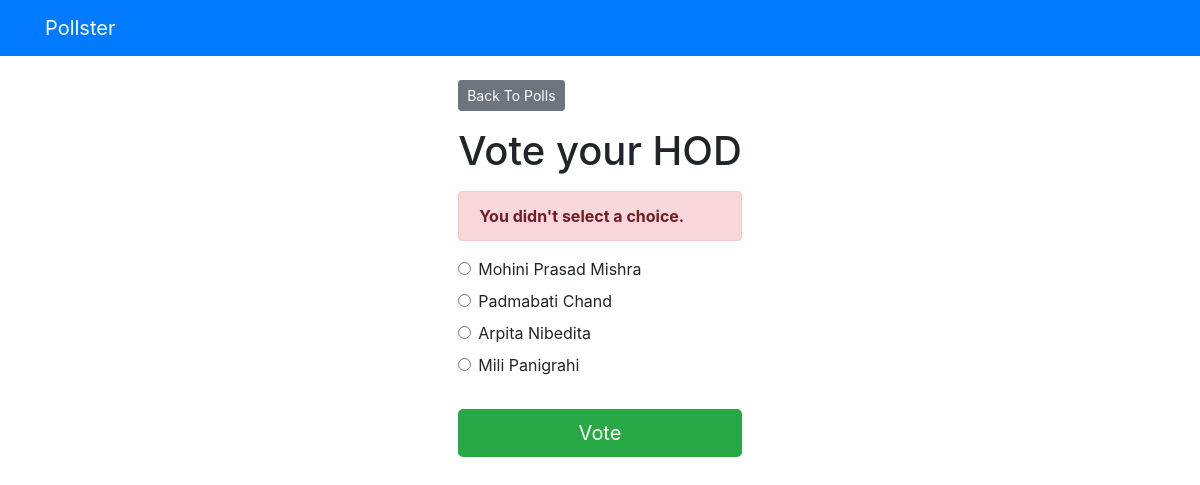
/polls/3/vote/, run on the app's committed database.
### polls/models.py (models this page shows, shortened)
class Question(models.Model):
    question_text = models.CharField(max_length=200)
    pub_date = models.DateTimeField('date published')

class Choice(models.Model):
    question = models.ForeignKey(Question, on_delete=models.CASCADE)
    choice_text = models.CharField(max_length=200)
    votes = models.IntegerField(default=0)

### polls/views.py (the view)
# urls.py: path('<int:question_id>/vote/', views.vote, name='vote'),
def vote(request, question_id):
    question = get_object_or_404(Question, pk=question_id)
    try:
        selected_choice = question.choice_set.get(pk=request.POST['choice'])
    except (KeyError, Choice.DoesNotExist):
        return render(request, 'polls/detail.html', {
            'question': question,
            'error_message': "You didn't select a choice.",
        })
    else:
        selected_choice.votes += 1
        selected_choice.save()
        return HttpResponseRedirect(reverse('polls:results', args=(question.id,)))

### templates/polls/detail.html (shortened to what this page needs)
{% extends 'base.html' %}
{% block content %}
<a class = "btn btn-secondary btn-sm mb-3" href = "{% url 'polls:index' %}">Back To Polls</a>
<h1 class = "text-center mb-3">{{question.question_text}}</h1>
{% if error_message %}
<p class = "alert alert-danger">
<strong>{{error_message}}</strong>
</p>
{% endif %}
<form action = "{% url 'polls:vote' question.id %}" method = "post">
    {% for choice in question.choice_set.all %}
    <div class = "form-check">
    <input type = "radio" name = "choice" class = "form-check-input" id = "choice{{ forloop.counter }}"
    value = "{{ choice.id }}" />
    <label for = "choice{{ forloop.counter }}">{{choice.choice_text}}</label>
    </div>
    {% endfor %}
    <input type = "submit" value = "Vote" class = "btn btn-success btn-lg btn-block mt-4" />
</form>
{% endblock %}

### data on the page
Question: question_text "Vote your HOD"
Choice: choice_text "Mohini Prasad Mishra"
Choice: choice_text "Padmabati Chand"
Choice: choice_text "Arpita Nibedita"
Choice: choice_text "Mili Panigrahi"

### other printed values
{{ error_message }} "You didn't select a choice."
